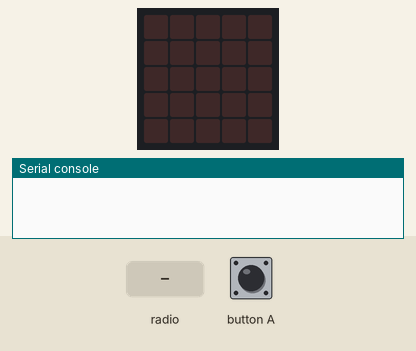
This program was run on a simulated BBC micro:bit (MakeCode). Parts: the board's 5×5 LED display, the last lines printed to the serial console. The inputs (shaded band) are chosen by the test bench. No radio messages arrive unless stated (any console line starting 'radio sent:' is added by the test bench).

Above: at 1.2 s.
1.3 s: radio message "1" arrives
At 2.0 s:
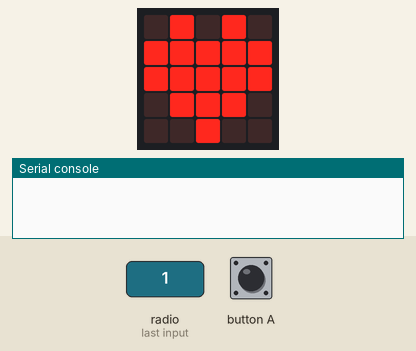
2.8 s: button A pressed for 0.15 s
At 3.9 s:
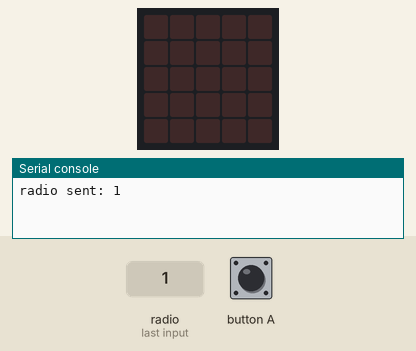
Timing chart, 0 to 5.8 s (numbered marks = the images above; inputs shaded):
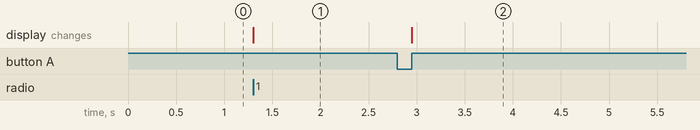

Measured:
- after the input at 1.3 s, the display: changes at once (image 1)
- after the input at 2.8 s, the display: changes after 0.15 s (image 2)

The program:

main.ts
```typescript
input.onButtonPressed(Button.A, function () {
    basic.clearScreen()
    radio.sendString("1")
})
radio.onReceivedString(function (receivedString) {
    basic.showIcon(IconNames.Heart)
    if (receivedString.compare("1") == 0) {
        test = 0
    }
})
let test = 0
radio.setGroup(1)
basic.forever(function () {

})
```

test.ts
```typescript
// les tests vont ici ; cela ne sera pas compilé si ce paquet est utilisé en tant qu'extension.
```
